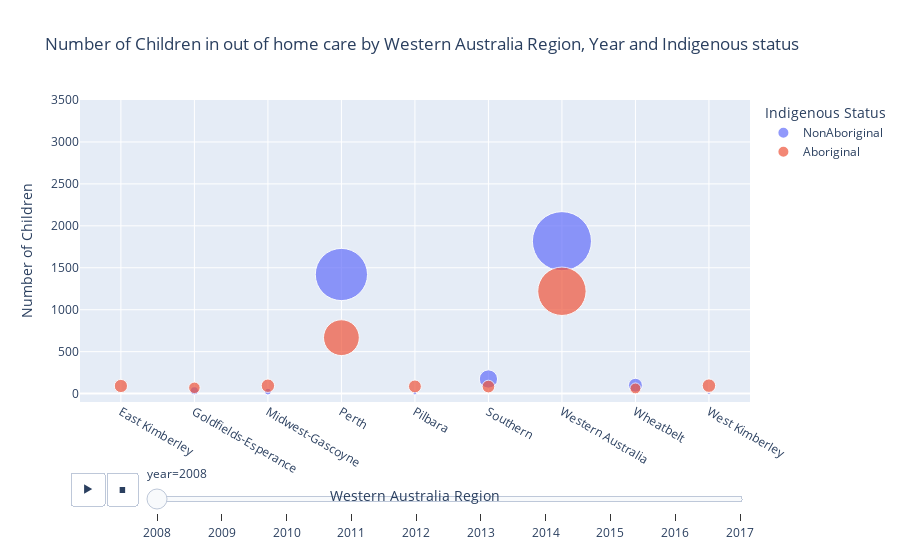

Here is the notebook cell this chart was saved with:
### Code cell
#grouped by month, scatter plot for dia and miss dist, by abs magnitude
fig = px.scatter(data6,y="count", x="region", animation_frame="year", animation_group="region",
           size="count", color="indigenous_status", hover_name="year",hover_data={'year':False, 'region':False},size_max=50, range_y=[-100,3500],title="Number of Children in out of home care by Western Australia Region, Year and Indigenous status")
fig.update_layout(
    xaxis_title="Western Australia Region",
    yaxis_title="Number of Children",
    legend_title="Indigenous Status",
    hovermode='x unified'
)
fig.update_traces(hovertemplate='<br><i>In out of home care</i>: %{y}')
#fig.write_html("noohc.html")
fig

### Figure 1 — Plotly figure (JSON) as saved in the notebook; plotly's stock layout.template omitted (floating-point values rounded to 4 significant figures)
{"data": [{"customdata": [["2008", "East Kimberley"], ["2008", "Goldfields-Esperance"], ["2008", "Midwest-Gascoyne"], ["2008", "Perth"], ["2008", "Pilbara"], ["2008", "Southern"], ["2008", "Western Australia"], ["2008", "Wheatbelt"], ["2008", "West Kimberley"]], "hovertemplate": "<br><i>In out of home care</i>: %{y}", "hovertext": ["2008", "2008", "2008", "2008", "2008", "2008", "2008", "2008", "2008"], "ids": ["East Kimberley", "Goldfields-Esperance", "Midwest-Gascoyne", "Perth", "Pilbara", "Southern", "Western Australia", "Wheatbelt", "West Kimberley"], "legendgroup": "NonAboriginal", "marker": {"color": "#636efa", "size": [0, 34, 24, 1420, 8, 174, 1817, 100, 3], "sizemode": "area", "sizeref": 1.041, "symbol": "circle"}, "mode": "markers", "name": "NonAboriginal", "orientation": "v", "showlegend": true, "type": "scatter", "x": ["East Kimberley", "Goldfields-Esperance", "Midwest-Gascoyne", "Perth", "Pilbara", "Southern", "Western Australia", "Wheatbelt", "West Kimberley"], "xaxis": "x", "y": [0, 34, 24, 1420, 8, 174, 1817, 100, 3], "yaxis": "y"}, {"customdata": [["2008", "East Kimberley"], ["2008", "Goldfields-Esperance"], ["2008", "Midwest-Gascoyne"], ["2008", "Perth"], ["2008", "Pilbara"], ["2008", "Southern"], ["2008", "Western Australia"], ["2008", "Wheatbelt"], ["2008", "West Kimberley"]], "hovertemplate": "<br><i>In out of home care</i>: %{y}", "hovertext": ["2008", "2008", "2008", "2008", "2008", "2008", "2008", "2008", "2008"], "ids": ["East Kimberley", "Goldfields-Esperance", "Midwest-Gascoyne", "Perth", "Pilbara", "Southern", "Western Australia", "Wheatbelt", "West Kimberley"], "legendgroup": "Aboriginal", "marker": {"color": "#EF553B", "size": [91, 69, 94, 667, 86, 84, 1220, 62, 95], "sizemode": "area", "sizeref": 1.041, "symbol": "circle"}, "mode": "markers", "name": "Aboriginal", "orientation": "v", "showlegend": true, "type": "scatter", "x": ["East Kimberley", "Goldfields-Esperance", "Midwest-Gascoyne", "Perth", "Pilbara", "Southern", "Western Australia", "Wheatbelt", "West Kimberley"], "xaxis": "x", "y": [91, 69, 94, 667, 86, 84, 1220, 62, 95], "yaxis": "y"}], "layout": {"hovermode": "x unified", "legend": {"itemsizing": "constant", "title": {"text": "Indigenous Status"}, "tracegroupgap": 0}, "sliders": [{"active": 0, "currentvalue": {"prefix": "year="}, "len": 0.9, "pad": {"b": 10, "t": 60}, "steps": [{"args": [["2008"], {"frame": {"duration": 0, "redraw": false}, "fromcurrent": true, "mode": "immediate", "transition": {"duration": 0, "easing": "linear"}}], "label": "2008", "method": "animate"}, {"args": [["2009"], {"frame": {"duration": 0, "redraw": false}, "fromcurrent": true, "mode": "immediate", "transition": {"duration": 0, "easing": "linear"}}], "label": "2009", "method": "animate"}, {"args": [["2010"], {"frame": {"duration": 0, "redraw": false}, "fromcurrent": true, "mode": "immediate", "transition": {"duration": 0, "easing": "linear"}}], "label": "2010", "method": "animate"}, {"args": [["2011"], {"frame": {"duration": 0, "redraw": false}, "fromcurrent": true, "mode": "immediate", "transition": {"duration": 0, "easing": "linear"}}], "label": "2011", "method": "animate"}, {"args": [["2012"], {"frame": {"duration": 0, "redraw": false}, "fromcurrent": true, "mode": "immediate", "transition": {"duration": 0, "easing": "linear"}}], "label": "2012", "method": "animate"}, {"args": [["2013"], {"frame": {"duration": 0, "redraw": false}, "fromcurrent": true, "mode": "immediate", "transition": {"duration": 0, "easing": "linear"}}], "label": "2013", "method": "animate"}, {"args": [["2014"], {"frame": {"duration": 0, "redraw": false}, "fromcurrent": true, "mode": "immediate", "transition": {"duration": 0, "easing": "linear"}}], "label": "2014", "method": "animate"}, {"args": [["2015"], {"frame": {"duration": 0, "redraw": false}, "fromcurrent": true, "mode": "immediate", "transition": {"duration": 0, "easing": "linear"}}], "label": "2015", "method": "animate"}, {"args": [["2016"], {"frame": {"duration": 0, "redraw": false}, "fromcurrent": true, "mode": "immediate", "transition": {"duration": 0, "easing": "linear"}}], "label": "2016", "method": "animate"}, {"args": [["2017"], {"frame": {"duration": 0, "redraw": false}, "fromcurrent": true, "mode": "immediate", "transition": {"duration": 0, "easing": "linear"}}], "label": "2017", "method": "animate"}], "x": 0.1, "xanchor": "left", "y": 0, "yanchor": "top"}], "title": {"text": "Number of Children in out of home care by Western Australia Region, Year and Indigenous status"}, "updatemenus": [{"buttons": [{"args": [null, {"frame": {"duration": 500, "redraw": false}, "fromcurrent": true, "mode": "immediate", "transition": {"duration": 500, "easing": "linear"}}], "label": "&#9654;", "method": "animate"}, {"args": [[null], {"frame": {"duration": 0, "redraw": false}, "fromcurrent": true, "mode": "immediate", "transition": {"duration": 0, "easing": "linear"}}], "label": "&#9724;", "method": "animate"}], "direction": "left", "pad": {"r": 10, "t": 70}, "showactive": false, "type": "buttons", "x": 0.1, "xanchor": "right", "y": 0, "yanchor": "top"}], "xaxis": {"anchor": "y", "domain": [0, 1], "title": {"text": "Western Australia Region"}}, "yaxis": {"anchor": "x", "domain": [0, 1], "range": [-100, 3500], "title": {"text": "Number of Children"}}}}
